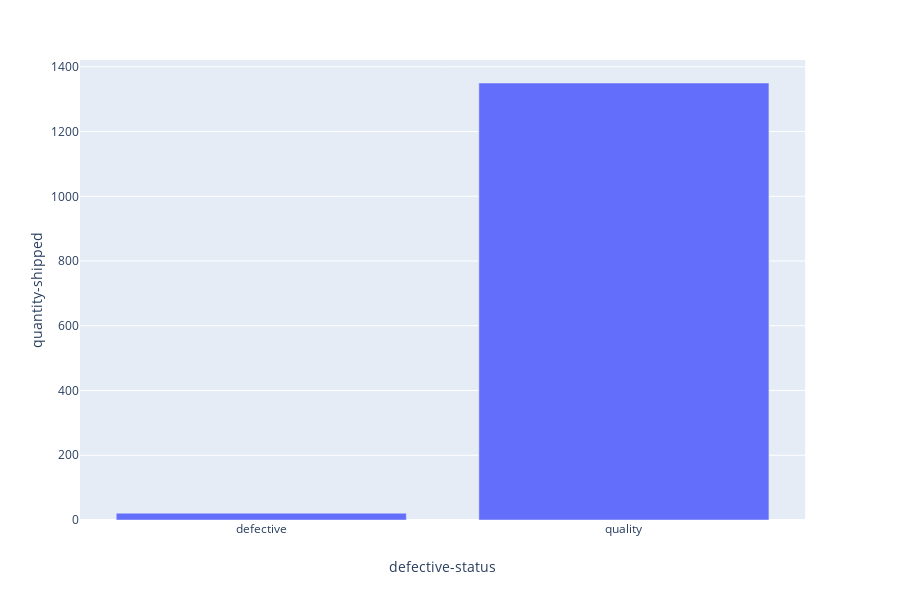

This figure's notebook cell:
### Markdown cell above
### Use plotly to visualize defective vs. quality

### Code cell
fig = px.bar(order_status_counts, x='defective-status', y='quantity-shipped')
fig.show()

### Figure 1 — Plotly figure (JSON) as saved in the notebook; plotly's stock layout.template omitted (floating-point values rounded to 4 significant figures)
{"data": [{"alignmentgroup": "True", "hoverlabel": {"namelength": 0}, "hovertemplate": "defective-status=%{x}<br>quantity-shipped=%{y}", "legendgroup": "", "marker": {"color": "#636efa"}, "name": "", "offsetgroup": "", "orientation": "v", "showlegend": false, "textposition": "auto", "type": "bar", "x": ["defective", "quality"], "xaxis": "x", "y": [21, 1350], "yaxis": "y"}], "layout": {"barmode": "relative", "height": 600, "legend": {"tracegroupgap": 0}, "margin": {"t": 60}, "xaxis": {"anchor": "y", "domain": [0, 0.98], "title": {"text": "defective-status"}}, "yaxis": {"anchor": "x", "domain": [0, 1], "title": {"text": "quantity-shipped"}}}}
